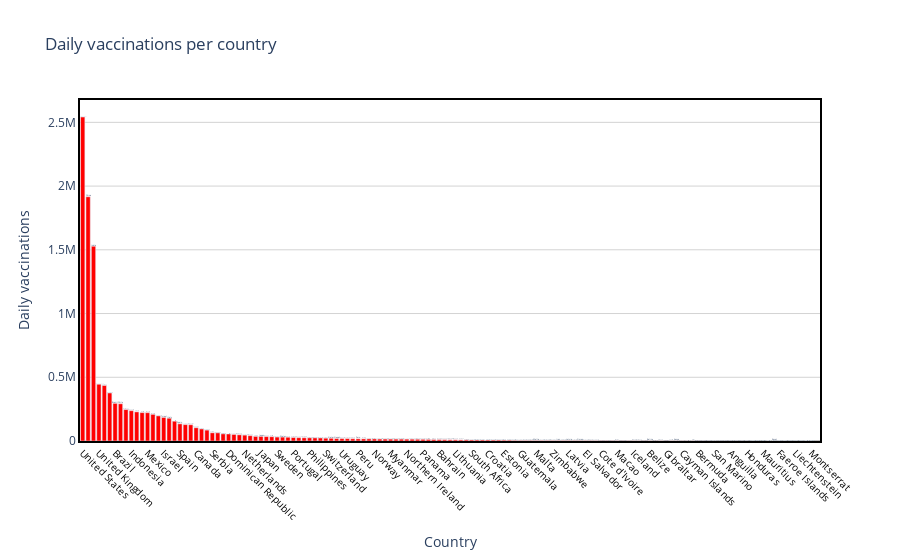

The notebook cell this image was saved under:
### Code cell
draw_trace_bar(country_vaccine, 'Daily vaccinations', 'Daily vaccinations per country', 'Country', 'Daily vaccinations', "red" )

### Figure 1 — Plotly figure (JSON) as saved in the notebook; plotly's stock layout.template omitted (floating-point values rounded to 4 significant figures; data arrays with more than 128 entries replaced by an {"elided": "..."} marker saying what was removed)
{"data": [{"marker": {"color": "red"}, "text": {"elided": "137 str values"}, "type": "bar", "x": {"elided": "137 str values"}, "y": {"elided": "137 int values"}}], "layout": {"hovermode": "closest", "paper_bgcolor": "rgba(0, 0, 0, 0)", "plot_bgcolor": "rgba(0, 0, 0, 0)", "title": {"text": "Daily vaccinations per country"}, "xaxis": {"linecolor": "black", "linewidth": 2, "mirror": true, "showline": true, "showticklabels": true, "tickangle": 45, "tickfont": {"color": "black", "size": 10}, "title": {"text": "Country"}, "zeroline": true, "zerolinecolor": "grey", "zerolinewidth": 1}, "yaxis": {"gridcolor": "lightgrey", "linecolor": "black", "linewidth": 2, "mirror": true, "showline": true, "title": {"text": "Daily vaccinations"}, "zeroline": true, "zerolinecolor": "grey", "zerolinewidth": 1}}}
